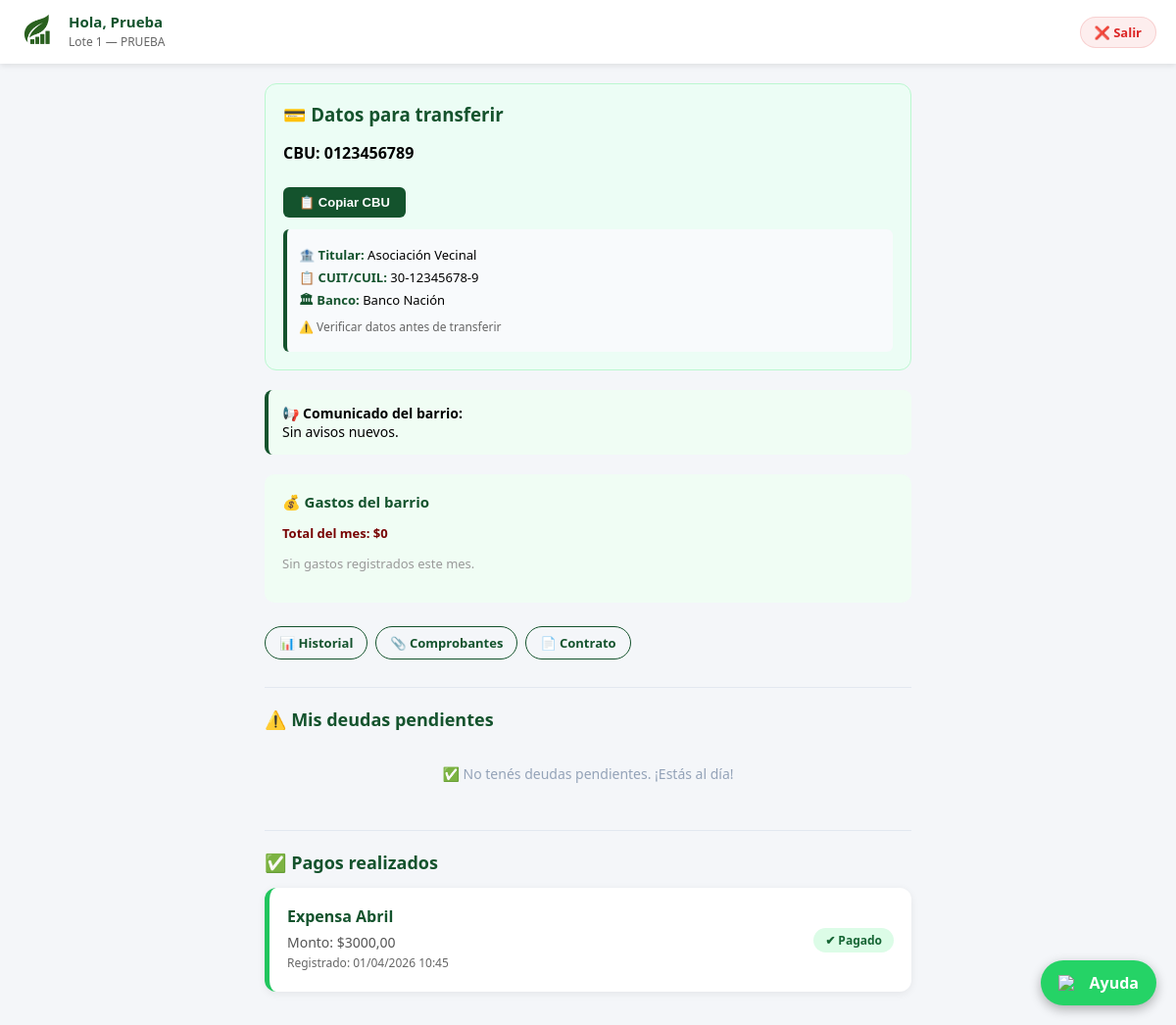
The app's page /mis-deudas/ (signed in) with its own data.
### core/models.py (models this page shows, shortened)
class Usuario(AbstractUser):
    ROLES = (
        ('superadmin', 'Super Admin'),
        ('admin', 'Administrador Barrio'),
        ('propietario', 'Propietario'),
    )
    rol = models.CharField(max_length=20, choices=ROLES)
    barrio = models.ForeignKey(Barrio, on_delete=models.CASCADE, null=True, blank=True)
    celular = models.CharField(max_length=20, blank=True)

class Propiedad(models.Model):
    barrio = models.ForeignKey(Barrio, on_delete=models.CASCADE)
    numero_lote = models.CharField(max_length=50)
    propietario = models.ForeignKey(Usuario, on_delete=models.CASCADE)
    contrato = models.FileField(upload_to='contratos/', null=True, blank=True)

class Barrio(models.Model):
    PLAN_CHOICES = (
        ('mensual', 'Mensual'),
        ('semestral', 'Semestral'),
        ('anual', 'Anual'),
    )
    nombre = models.CharField(max_length=100)
    cbu = models.CharField(max_length=100)
    telefono = models.CharField(max_length=50)
    contrato = models.FileField(upload_to='contratos/', null=True, blank=True)
    fecha_vencimiento = models.DateField(null=True, blank=True)
    titular_cuenta = models.CharField(max_length=150, blank=True, null=True, default="Asociación Vecinal")
    cuit = models.CharField(max_length=20, blank=True, null=True, default="30-12345678-9")
    banco = models.CharField(max_length=100, blank=True, null=True, default="Banco Nación")
    plan = models.CharField(max_length=20, choices=PLAN_CHOICES, default='mensual')
    precio_suscripcion = models.DecimalField(max_digits=10, decimal_places=2, default=0)
    fecha_inicio_suscripcion = models.DateField(null=True, blank=True)
    responsable = models.CharField(max_length=150, blank=True, null=True, default="Administrador")

class Deuda(models.Model):
    ESTADOS = (
        ('pendiente', 'Pendiente'),
        ('pagada', 'Pagada'),
        ('vencida', 'Vencida'),
    )
    propiedad = models.ForeignKey(Propiedad, on_delete=models.CASCADE)
    concepto = models.CharField(max_length=150)
    descripcion = models.TextField()
    monto = models.DecimalField(max_digits=10, decimal_places=2)
    vencimiento = models.DateField()
    estado = models.CharField(max_length=20, choices=ESTADOS, default='pendiente')

class Pago(models.Model):
    ESTADOS = (
        ('pendiente_validacion', 'Pendiente Validación'),
        ('aprobado', 'Aprobado'),
        ('rechazado', 'Rechazado'),
    )
    deuda = models.ForeignKey(Deuda, on_delete=models.CASCADE)
    comprobante = models.URLField()
    fecha_subida = models.DateTimeField(auto_now_add=True)
    estado = models.CharField(max_length=30, choices=ESTADOS, default='pendiente_validacion')

### core/views.py (the view)
# urls.py: path('mis-deudas/', views.mis_deudas, name='mis_deudas'),
@login_required
@never_cache
def mis_deudas(request):
    barrio = request.user.barrio
    anio_actual = datetime.now().year
    deudas_pendientes = Deuda.objects.filter(
        propiedad__propietario=request.user,
        estado='pendiente'
    )
    deudas_pagadas = Deuda.objects.filter(
        propiedad__propietario=request.user,
        estado='pagada'
    )
    cantidad_deudas = deudas_pendientes.count()
    propiedad = Propiedad.objects.filter(
        propietario=request.user
    ).first()
    hoy = now().date()
    comunicado = Comunicado.objects.filter(
        barrio=barrio,
    ).filter(
        django_models.Q(fecha_limite__isnull=True, fecha__gte=timezone.now() - timedelta(days=7)) |
        django_models.Q(fecha_limite__gte=hoy)
    ).order_by("-fecha").first()
    for deuda in deudas_pendientes:
        deuda.vencida = deuda.vencimiento < hoy
    mes_actual = datetime.now().month
    facturas = Factura.objects.filter(barrio=barrio).order_by('-fecha')[:10]
    gastos = []
    gastos_mes = 0
    for f in facturas:
        gastos.append((f.descripcion, f.monto, f.fecha))
        if f.fecha and f.fecha.month == mes_actual:
            gastos_mes += float(f.monto)
    meses_pagados = []
    comprobante_adelanto = None
    if propiedad:
        adelantos = PagoAdelantado.objects.filter(
            propiedad=propiedad,
            anio=anio_actual,
            estado='aprobado'
        )
        for a in adelantos:
            meses_pagados.extend(a.meses)
            if not comprobante_adelanto and a.comprobante:
                comprobante_adelanto = a.comprobante
    meses_pagados = list(set(meses_pagados))
    calendario_meses = [
        {
            'numero': i + 1,
            'nombre': MESES_NOMBRES[i],
            'pagado': (i + 1) in meses_pagados
        }
        for i in range(12)
    ]
    return render(request, 'mis_deudas.html', {
        'deudas': deudas_pendientes,
        'deudas_pagadas': deudas_pagadas,
        'barrio': barrio,
        'propiedad': propiedad,
        'comunicado': comunicado,
        'gastos_mes': gastos_mes,
        'gastos_barrio': gastos,
        'cantidad_deudas': cantidad_deudas,
        'meses_adelantados': meses_pagados,
        'calendario_meses': calendario_meses,
        'comprobante_adelanto': comprobante_adelanto,
        'anio_actual': anio_actual,
    })

### core/templates/mis_deudas.html (shortened to what this page needs)
{% load static %}
<!DOCTYPE html>
<html lang="es">
<head>
</head>
<body>
<div class="header" id="mainHeader">
    <div class="header-user">
        <div class="logo-area">
            <img src="{% static 'img/PD_LOGO.png' %}" alt="Logo">
        </div>
        <div>
            <h3 style="margin:0; color:#14532d; font-size:15px;">
                Hola, {{ request.user.first_name }}
            </h3>
            <p style="margin:2px 0; color:#666; font-size:12px;">
                {% if propiedad %}
                    Lote {{ propiedad.numero_lote }} — {{ barrio.nombre }}
                {% endif %}
            </p>
        </div>
    </div>
    <div class="header-right">
        <a href="/logout/" class="btn-salir">❌ Salir</a>
    </div>
</div>
<div class="container">
    <div class="pago-info">
        <h3>💳 Datos para transferir</h3>
        <p><strong>CBU:</strong> <b id="cbu">{{ barrio.cbu }}</b></p>
        <button class="copiar-btn" onclick="copiarCBU()">📋 Copiar CBU</button>
        <div class="info-banco">
            <p><strong>🏦 Titular:</strong> {{ barrio.titular_cuenta|default:"Asociación Vecinal" }}</p>
            <p><strong>📋 CUIT/CUIL:</strong> {{ barrio.cuit|default:"30-12345678-9" }}</p>
            <p><strong>🏛 Banco:</strong> {{ barrio.banco|default:"Banco Nación" }}</p>
            <p style="font-size:12px; color:#666; margin-top:6px;">
                ⚠️ Verificar datos antes de transferir
            </p>
        </div>
    </div>
    <div class="comunicado">
        <strong>📢 Comunicado del barrio:</strong><br>
        {% if comunicado %}
            {{ comunicado.mensaje }}
        {% else %}
            Sin avisos nuevos.
        {% endif %}
    </div>
    <div class="gastos-barrio">
        <h3 style="margin:0 0 8px 0; color:#14532d; font-size:15px;">
            💰 Gastos del barrio
        </h3>
        <p style="color:#770202; font-weight:bold; font-size:13px; margin-bottom:10px;">
            Total del mes: ${{ gastos_mes }}
        </p>
        {% for g in gastos_barrio %}
        <div class="item-gasto">
            <div>
                <strong>{{ g.0 }}</strong><br>
                <small style="color:#999;">{{ g.2|date:"d/m/Y" }}</small>
            </div>
            <div style="font-weight:bold; color:#dc2626;">${{ g.1 }}</div>
        </div>
        {% empty %}
        <p style="color:#999; font-size:13px;">Sin gastos registrados este mes.</p>
        {% endfor %}
    </div>
    <div class="acciones-historial">
        <a href="/historial-deudas/" class="historial-btn">📊 Historial</a>
        <a href="/descargar-comprobantes/" class="historial-btn">📎 Comprobantes</a>
        {% if barrio.contrato %}
        <a href="{% url 'ver_contrato' %}" target="_blank" class="historial-btn">📄 Contrato</a>
        {% endif %}
    </div>
    <div class="section-title">⚠️ Mis deudas pendientes</div>
    {% if deudas %}
        {% for deuda in deudas %}
        <div class="deuda {% if deuda.vencida %}deuda-vencida{% else %}deuda-normal{% endif %}">
            <div class="deuda-info">
                <h3>{{ deuda.concepto }}</h3>
                <p>Monto: <b>${{ deuda.monto }}</b></p>
                <p>Vence: {{ deuda.vencimiento|date:"d/m/Y" }}</p>
                {% if deuda.descripcion and deuda.descripcion != deuda.concepto %}
                <p class="deuda-descripcion">📅 {{ deuda.descripcion }}</p>
                {% endif %}
                {% if deuda.vencida %}
                <p style="color:#dc2626; font-weight:bold; font-size:13px;">⚠ Vencida</p>
                {% endif %}
                {% with ultimo_pago=deuda.pago_set.last %}
                    {% if ultimo_pago and ultimo_pago.estado == "pendiente_validacion" %}
                    <span class="estado-validacion">🟡 Comprobante enviado — pendiente de aprobación</span>
                    {% endif %}
                {% endwith %}
            </div>
            <a class="btn-comprobante" href="/subir-comprobante/{{ deuda.id }}/">
                📤 Subir comprobante
            </a>
        </div>
        {% endfor %}
    {% else %}
        <p class="empty">✅ No tenés deudas pendientes. ¡Estás al día!</p>
    {% endif %}
    <div class="section-title">✅ Pagos realizados</div>
    {% if deudas_pagadas %}
        {% for deuda in deudas_pagadas %}
        <div class="deuda deuda-pagada">
            <div class="deuda-info">
                <h3>{{ deuda.concepto }}</h3>
                <p>Monto: ${{ deuda.monto }}</p>
                {% with ultimo_pago=deuda.pago_set.last %}
                    {% if ultimo_pago %}
                    <p style="font-size:12px; color:#666;">
                        Registrado: {{ ultimo_pago.fecha_subida|date:"d/m/Y H:i" }}
                    </p>
                    {% endif %}
                {% endwith %}
            </div>
            <span class="badge-pagado">✔ Pagado</span>
        </div>
        {% endfor %}
    {% else %}
        <p class="empty">No hay pagos registrados aún.</p>
    {% endif %}
</div>
<a class="whatsapp-float"
   href="https://wa.me/{{ barrio.telefono }}?text=Hola, soy {{ request.user.first_name }} del Lote {{ propiedad.numero_lote }}. Necesito ayuda."
   target="_blank">
    <img src="https://cdn-icons-png.flaticon.com/512/733/733585.png">
    <span>Ayuda</span>
</a>
</body>
</body>
</html>

### core/templates/mis_deudas.html (style rules this page uses)
* { box-sizing: border-box; }
body { font-family: 'Segoe UI', Arial, sans-serif; background: #f4f6f9; margin: 0; padding: 0; }
.header { background: white; padding: 12px 20px; display: flex; flex-wrap: wrap; align-items: center; justify-content: space-between; box-shadow: 0 2px 6px rgba(0,0,0,0.1); position: sticky; top: 0; z-index: 1000; transition: transform 0.3s ease; }
.logo-area img { height: 35px; }
.header-user { display: flex; align-items: center; gap: 15px; }
.header-right { display: flex; align-items: center; gap: 10px; }
.btn-salir { text-decoration: none; color: #dc2626; font-weight: bold; font-size: 13px; padding: 6px 14px; border-radius: 20px; background: rgba(220,38,38,0.08); border: 1px solid rgba(220,38,38,0.15); transition: all 0.3s; }
.container { padding: 20px; max-width: 700px; margin: auto; }
.pago-info { background: #ecfdf5; border: 1px solid #bbf7d0; padding: 18px; border-radius: 12px; margin-bottom: 20px; }
.pago-info h3 { margin: 0 0 10px 0; color: #14532d; }
.info-banco { background: #f8fafc; border-left: 4px solid #14532d; padding: 12px; margin-top: 12px; border-radius: 6px; font-size: 13px; }
.info-banco p { margin: 5px 0; }
.info-banco strong { color: #14532d; }
.copiar-btn { margin-top: 8px; padding: 8px 16px; background: #14532d; color: white; border: none; border-radius: 6px; cursor: pointer; font-size: 13px; font-weight: 600; }
.comunicado { background: #f0fdf4; padding: 14px; border-radius: 8px; margin-bottom: 20px; font-size: 14px; border-left: 4px solid #14532d; }
.gastos-barrio { background: #f0fdf4; padding: 18px; border-radius: 10px; margin-bottom: 24px; max-height: 220px; overflow-y: auto; scrollbar-width: thin; scrollbar-color: #cbd5e1 #f0fdf4; }
.section-title { font-size: 18px; font-weight: bold; color: #14532d; margin: 28px 0 14px 0; padding-top: 20px; border-top: 1px solid #e2e8f0; display: flex; align-items: center; gap: 8px; }
.deuda { background: white; padding: 18px; margin-bottom: 14px; border-radius: 12px; box-shadow: 0 2px 8px rgba(0,0,0,0.07); display: flex; justify-content: space-between; align-items: center; gap: 15px; }
.deuda-pagada { border-left: 5px solid #22c55e; }
.deuda-info h3 { margin: 0 0 6px 0; color: #14532d; font-size: 16px; }
.deuda-info p { margin: 3px 0; color: #555; font-size: 14px; }
.badge-pagado { background: #dcfce7; color: #166534; padding: 4px 12px; border-radius: 20px; font-size: 12px; font-weight: bold; }
.acciones-historial { display: flex; flex-wrap: wrap; gap: 8px; margin-bottom: 20px; }
.historial-btn { font-size: 13px; color: #14532d; text-decoration: none; border: 1px solid #14532d; padding: 7px 14px; border-radius: 20px; font-weight: 600; transition: all 0.3s; }
.whatsapp-float { position: fixed; bottom: 20px; right: 20px; background: #25D366; color: white; padding: 12px 18px; border-radius: 30px; display: flex; align-items: center; gap: 10px; text-decoration: none; font-weight: bold; box-shadow: 0 4px 12px rgba(0,0,0,0.3); z-index: 999; }
.whatsapp-float img { width: 22px; }
.empty { text-align: center; color: #94a3b8; padding: 20px 0; font-size: 14px; }

### records on screen
Usuario: user.first_name "Prueba"
Propiedad: numero_lote "1"
Barrio: nombre "PRUEBA", cbu "0123456789", titular_cuenta "Asociación Vecinal", cuit "30-12345678-9", banco "Banco Nación"
Deuda: concepto "Expensa Abril", monto "3000,00", pago_set.last.fecha_subida "01/04/2026 10:45"

### other values on screen
{{ gastos_mes }} "0"
